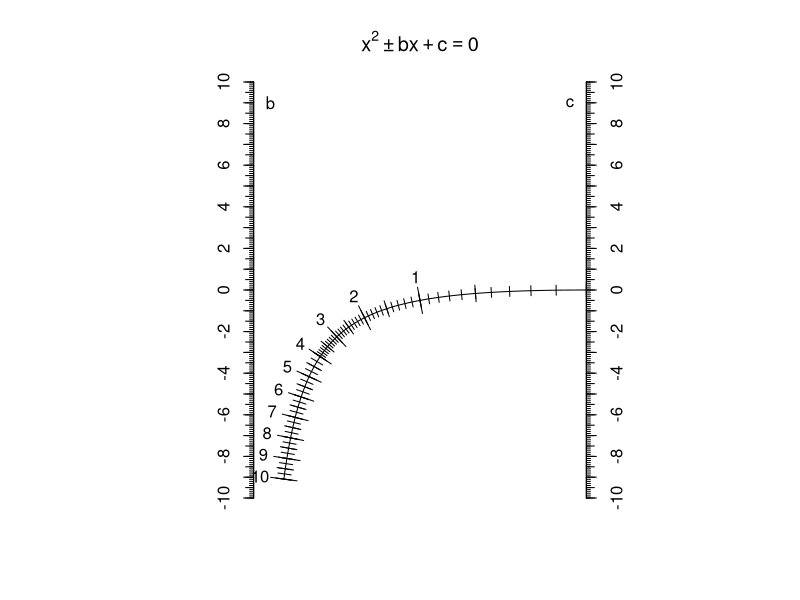

Source code (R):
dev.off()
pdf(height=9.5, width=6.5)
nomogram <- function(xoff=0.1, asp=1/16){
	plot(NULL, NULL, asp=asp,
		main = expression(x**2 %+-% bx + c == 0),
		xlim=c(-xoff, 1+xoff), ylim=c(-10,10), axes=FALSE,
		xaxs="i", yaxs="i",
		xlab="", ylab=""
	)

	vertical_axis <- function(pos, side=2){
		axis(side, pos=pos, at=-10:10)
		axis(side, pos=pos, at= seq(-10, 10, by=0.5), 
			labels=FALSE, tcl=-0.4)
		axis(side, pos=pos, at= seq(-10, 10, by=0.1), 
			labels=FALSE, tcl=-0.2)
	}

	vertical_axis(0)
	vertical_axis(1, 4)
	text(0.05, 9, "b")
	text(0.95, 9, "c")

	r = seq(0, 10, length.out=1001)
	lines(1/(r+1), -r^2/(r+1))

	rticks <- function(r, tcl, asp=1, labels=FALSE, ll=0.9){
		x <- 1/(r+1)
		y <- -r^2/(r+1)
		yx <- (r^2+2*r)*asp
		rad <- sqrt(1+yx^2)
		xp <- 1/(asp*rad)
		yp <- yx/rad
		x0 <- x+yp*tcl/2
		x1 <- x-yp*tcl/2
		y0 <- y-xp*tcl/2
		y1 <- y+xp*tcl/2
		arrows(x0, y0, x1, y1, length=0)
		if(labels){
			text(x-ll*yp*tcl, y+ll*xp*tcl, r)
		}
	}

	rticks(seq(1, 10, by=1), 0.08, asp, labels=TRUE)
	rticks(seq(0, 10, by=0.5), 0.05, asp)
	rticks(seq(0, 4, by=0.1), 0.03, asp)
	rticks(seq(4, 10, by=0.25), 0.04, asp)
}

nomogram()
